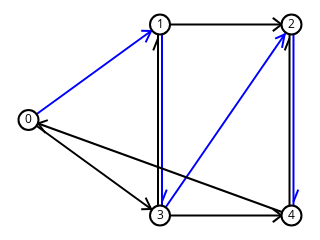

Here is the notebook cell this chart was saved with:
### Markdown cell above
### Exercício 6

Use cores para dar um exemplo de caminho no grafo `dg`.

### Code cell
#Caminho 0-1-3-2-4
sn.reset_node_colors(dg)
sn.reset_edge_colors(dg)
dg.edge[0][1]['color'] = (0, 0, 255)
dg.edge[1][3]['color'] = (0, 0, 255)
dg.edge[3][2]['color'] = (0, 0, 255)
dg.edge[2][4]['color'] = (0, 0, 255)

sn.show_graph(dg, nlab=True)

### Figure 1 — Plotly figure (JSON) as saved in the notebook; plotly's stock layout.template omitted (floating-point values rounded to 4 significant figures)
{"data": [{"hoverinfo": "none", "line": {"color": "rgb(0, 0, 255)", "width": 2}, "mode": "lines", "x": [0, 0.5, null, 0.4664, 0.4454, null, 0.4664, 0.4286, null, 0.5076, 0.5076, null, 0.5076, 0.5257, null, 1.008, 1.008, null, 1.008, 1.026, null, 0.5, 1, null, 0.9738, 0.964, null, 0.9738, 0.9377, null], "y": [0.5, 1, null, 0.9664, 0.9062, null, 0.9664, 0.9678, null, 1, 0, null, 0.07246, 0.1361, null, 1, 0, null, 0.07246, 0.1361, null, 0, 1, null, 0.9476, 0.8777, null, 0.9476, 0.9257, null]}, {"hoverinfo": "none", "line": {"color": "rgb(0, 0, 0)", "width": 2}, "mode": "lines", "x": [0, 0.5, null, 0.4664, 0.4286, null, 0.4664, 0.4454, null, 0.5, 1, null, 0.9621, 0.9289, null, 0.9621, 0.9289, null, 0.4924, 0.4924, null, 0.4924, 0.4743, null, 0.5, 1, null, 0.9621, 0.9289, null, 0.9621, 0.9289, null, 1, 0, null, 0.03665, 0.0734, null, 0.03665, 0.06422, null, 0.9924, 0.9924, null, 0.9924, 0.9743, null], "y": [0.5, 0, null, 0.03357, 0.03224, null, 0.03357, 0.09382, null, 1, 1, null, 1, 0.9653, null, 1, 1.035, null, 0, 1, null, 0.9275, 0.8639, null, 0, 0, null, 0, -0.03474, null, 0, 0.03474, null, 0, 0.5, null, 0.4817, 0.4992, null, 0.4817, 0.432, null, 0, 1, null, 0.9275, 0.8639, null]}, {"hoverinfo": "none", "marker": {"color": "rgb(255, 255, 255)", "line": {"color": "rgb(0, 0, 0)", "width": 2}, "size": 20}, "mode": "markers+text", "text": ["0", "1", "2", "3", "4"], "textfont": {"color": "rgb(0, 0, 0)"}, "textposition": "middle center", "x": [0, 0.5, 1, 0.5, 1], "y": [0.5, 1, 1, 0, 0]}], "layout": {"height": 180, "margin": {"b": 0, "l": 0, "r": 0, "t": 0}, "showlegend": false, "width": 320, "xaxis": {"showgrid": false, "showticklabels": false, "zeroline": false}, "yaxis": {"showgrid": false, "showticklabels": false, "zeroline": false}}}
